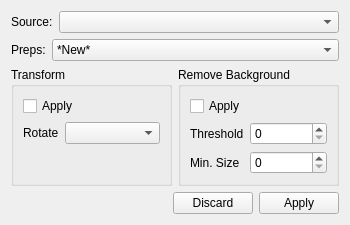
<?xml version="1.0" encoding="UTF-8"?>
<ui version="4.0">
 <class>WidgetImagePrep</class>
 <widget class="QWidget" name="WidgetImagePrep">
  <property name="geometry">
   <rect>
    <x>0</x>
    <y>0</y>
    <width>350</width>
    <height>211</height>
   </rect>
  </property>
  <property name="sizePolicy">
   <sizepolicy hsizetype="Fixed" vsizetype="Expanding">
    <horstretch>0</horstretch>
    <verstretch>0</verstretch>
   </sizepolicy>
  </property>
  <property name="maximumSize">
   <size>
    <width>350</width>
    <height>16777215</height>
   </size>
  </property>
  <property name="windowTitle">
   <string>Image Prep</string>
  </property>
  <layout class="QVBoxLayout" name="verticalLayout">
   <item>
    <layout class="QHBoxLayout" name="horizontalLayout_2">
     <item>
      <widget class="QLabel" name="labelSource">
       <property name="sizePolicy">
        <sizepolicy hsizetype="Preferred" vsizetype="Preferred">
         <horstretch>0</horstretch>
         <verstretch>0</verstretch>
        </sizepolicy>
       </property>
       <property name="text">
        <string>Source:</string>
       </property>
       <property name="textFormat">
        <enum>Qt::PlainText</enum>
       </property>
      </widget>
     </item>
     <item>
      <widget class="QComboBox" name="comboBoxSource">
       <property name="sizePolicy">
        <sizepolicy hsizetype="Expanding" vsizetype="Fixed">
         <horstretch>0</horstretch>
         <verstretch>0</verstretch>
        </sizepolicy>
       </property>
      </widget>
     </item>
    </layout>
   </item>
   <item>
    <layout class="QHBoxLayout" name="horizontalLayout_5">
     <item>
      <widget class="QLabel" name="labelPreps">
       <property name="sizePolicy">
        <sizepolicy hsizetype="Preferred" vsizetype="Preferred">
         <horstretch>0</horstretch>
         <verstretch>0</verstretch>
        </sizepolicy>
       </property>
       <property name="text">
        <string>Preps:</string>
       </property>
       <property name="textFormat">
        <enum>Qt::PlainText</enum>
       </property>
      </widget>
     </item>
     <item>
      <widget class="QComboBox" name="comboBoxPreps">
       <property name="sizePolicy">
        <sizepolicy hsizetype="Expanding" vsizetype="Fixed">
         <horstretch>0</horstretch>
         <verstretch>0</verstretch>
        </sizepolicy>
       </property>
       <item>
        <property name="text">
         <string>*New*</string>
        </property>
       </item>
      </widget>
     </item>
    </layout>
   </item>
   <item>
    <layout class="QHBoxLayout" name="horizontalLayout_3">
     <item>
      <widget class="QGroupBox" name="groupBoxTransform">
       <property name="title">
        <string>Transform</string>
       </property>
       <layout class="QVBoxLayout" name="verticalLayout_3">
        <item>
         <widget class="QCheckBox" name="checkBoxApplyTransform">
          <property name="text">
           <string>Apply</string>
          </property>
          <property name="checkable">
           <bool>true</bool>
          </property>
          <property name="tristate">
           <bool>false</bool>
          </property>
         </widget>
        </item>
        <item>
         <layout class="QFormLayout" name="formLayoutTransform">
          <item row="0" column="0">
           <widget class="QLabel" name="rotateLabel">
            <property name="text">
             <string>Rotate</string>
            </property>
           </widget>
          </item>
          <item row="0" column="1">
           <widget class="QComboBox" name="rotateComboBox"/>
          </item>
         </layout>
        </item>
       </layout>
      </widget>
     </item>
     <item>
      <widget class="QGroupBox" name="groupBoxRemoveBackground">
       <property name="title">
        <string>Remove Background</string>
       </property>
       <layout class="QVBoxLayout" name="verticalLayout_4">
        <item>
         <widget class="QCheckBox" name="checkBoxApplyRemoveBackground">
          <property name="text">
           <string>Apply</string>
          </property>
         </widget>
        </item>
        <item>
         <layout class="QFormLayout" name="formLayoutRemoveBackground">
          <item row="0" column="0">
           <widget class="QLabel" name="thresholdLabel">
            <property name="text">
             <string>Threshold</string>
            </property>
           </widget>
          </item>
          <item row="0" column="1">
           <widget class="QSpinBox" name="thresholdSpinBox">
            <property name="maximum">
             <number>99999</number>
            </property>
           </widget>
          </item>
          <item row="1" column="0">
           <widget class="QLabel" name="minSizeLabel">
            <property name="text">
             <string>Min. Size</string>
            </property>
           </widget>
          </item>
          <item row="1" column="1">
           <widget class="QSpinBox" name="minSizeSpinBox">
            <property name="maximum">
             <number>150</number>
            </property>
           </widget>
          </item>
         </layout>
        </item>
       </layout>
      </widget>
     </item>
    </layout>
   </item>
   <item>
    <layout class="QHBoxLayout" name="horizontalLayout">
     <item>
      <spacer name="horizontalSpacer">
       <property name="orientation">
        <enum>Qt::Horizontal</enum>
       </property>
       <property name="sizeHint" stdset="0">
        <size>
         <width>40</width>
         <height>20</height>
        </size>
       </property>
      </spacer>
     </item>
     <item>
      <widget class="QDialogButtonBox" name="buttonBox">
       <property name="sizePolicy">
        <sizepolicy hsizetype="Preferred" vsizetype="Fixed">
         <horstretch>0</horstretch>
         <verstretch>0</verstretch>
        </sizepolicy>
       </property>
       <property name="orientation">
        <enum>Qt::Horizontal</enum>
       </property>
       <property name="standardButtons">
        <set>QDialogButtonBox::Apply|QDialogButtonBox::Discard</set>
       </property>
       <property name="centerButtons">
        <bool>false</bool>
       </property>
      </widget>
     </item>
    </layout>
   </item>
  </layout>
 </widget>
 <resources/>
 <connections/>
</ui>
